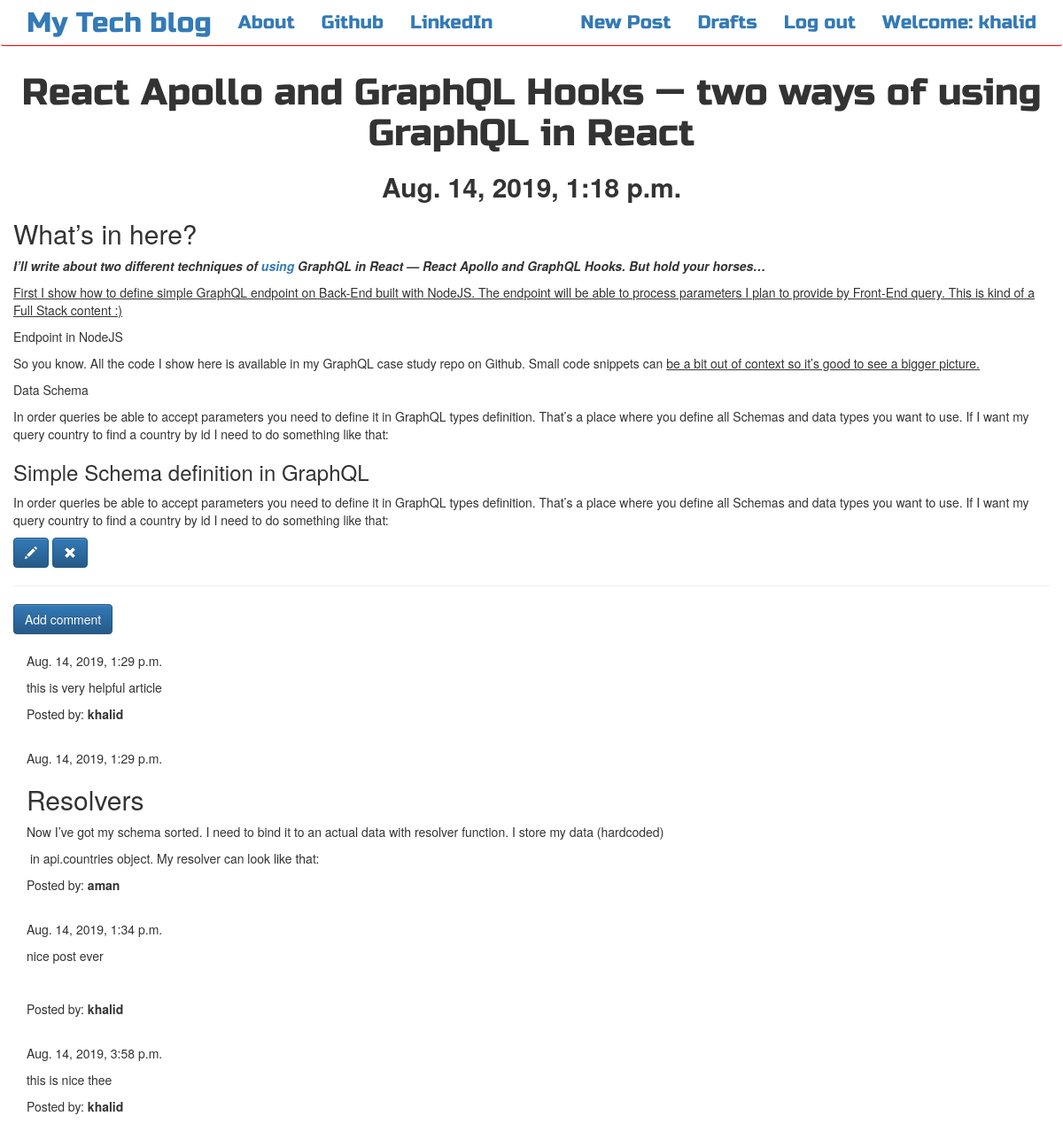
The app's page /post/10/ (signed in) with its own data.
### bloging/models.py (models this page shows, shortened)
class Post(models.Model):
    author = models.ForeignKey(User,on_delete=models.PROTECT)
    title = models.CharField(max_length=200)
    text = models.TextField()
    created_date = models.DateTimeField(default=timezone.now)
    published_date = models.DateTimeField(blank=True, null=True)

class Comment(models.Model):
    post = models.ForeignKey('bloging.Post', related_name='comments',on_delete=models.PROTECT)
    author = models.CharField(max_length=200)
    text = models.TextField()
    created_date = models.DateTimeField(default=timezone.now)
    approved_comment = models.BooleanField(default=False)

### bloging/views.py (the view)
# urls.py: url(r'^post/(?P<pk>\d+)/$',views.PostDetailView.as_view(),name='post_detail'),
class PostDetailView(DetailView):
    model=Post

### bloging/template/bloging/post_detail.html (shortened to what this page needs)
{% extends 'bloging/base.html' %}
{% block content %}
        <h1 class='posttitle loader'>{{ post.title }}</h1>
        {% if post.published_date %}
            <div class="date postdate">
                <h2><b>{{ post.published_date }}</b></h2>
            </div>
        {% else %}
            <a class="btn btn-default" href="{% url 'post_publish' pk=post.pk %}">Publish</a>
        {% endif %}
      <p class='postcontent' >{{ post.text|safe|linebreaksbr }}</p>
      {% if user.is_authenticated %}
          <a class="btn btn-primary" href="{% url 'edit_post' pk=post.pk %}"><span class="glyphicon glyphicon-pencil"></span></a>
          <a class="btn btn-primary" href="{% url 'delete_post' pk=post.pk %}"><span class="glyphicon glyphicon-remove"></span></a>
      {% endif %}
  <hr>
  <a class="btn btn-primary" href="{% url 'post_comment' pk=post.pk %}" >Add comment</a>
  <div class="container">
  {% for comment in post.comments.all %}
  <br>
      {% if user.is_authenticated or comment.approved_comment %}
              {{ comment.created_date }}
          <p>{{ comment.text|safe|linebreaks }}</p>
          <p>Posted by: <strong>{{ comment.author }}</strong></p>
      {% endif %}
  {% empty %}
      <p>No comments posted.</p>
  {% endfor %}
</div>
{% endblock %}

### bloging/template/bloging/base.html (shortened to what this page needs)
<!DOCTYPE html>
{% load staticfiles %}
<html>
    <head>
        <link rel="stylesheet" href="https://maxcdn.bootstrapcdn.com/bootstrap/3.3.7/css/bootstrap.min.css">
        <link rel="stylesheet" href="https://maxcdn.bootstrapcdn.com/bootstrap/3.3.7/css/bootstrap-theme.min.css">
        <link rel="stylesheet" href="//cdn.jsdelivr.net/medium-editor/latest/css/medium-editor.min.css" type="text/css" media="screen" charset="utf-8">
        <link rel="stylesheet" href="{% static 'css/blog.css' %}">
<body class='loader'>
  <nav class="navbar navbar-success techfont custom-navbar " style="border-bottom: 1px solid red;">
    <div class="container">
      <ul class="nav navbar-nav">
        <li><a class='navbar-brand bigbrand' href="{% url 'post_list' %}">My Tech blog</a></li>
        <li><a href="{% url 'about'%}">About</a></li>
        <li><a href="https://www.github.com/modkhalid">Github</a></li>
        <li><a href="https://www.linkedin.com/in/mod-khalid-982553170/">LinkedIn</a></li>
      </ul>
      <ul class="nav navbar-nav navbar-right">
        {% if user.is_authenticated %}
        <li>
          <a href="{% url 'create_post' %}" >New Post</a>
        </li>
        <li>
          <a href="{% url 'post_draft' %}">Drafts</a>
        </li>
        <li>
          <a href="{% url 'logout' %}" >Log out</a>
        </li>
        <li>
          <a >Welcome: {{ user.username }}</a>
        </li>
          {% else %}
          <li><a class='nav navbar-right' href="{% url 'login' %}" ><span class="glyphicon glyphicon-user"></span></a></li>
        {% endif %}
      </ul>
  </div>
</nav>
        <div class="content container">
            <div class="row">
                  <div class="blog_posts">
                    {% block content %}
                    {% endblock %}
                  </div>
            </div>
        </div>
</body>
</html>

### bloging/static/css/blog.css (style rules this page uses)
.techfont { font-family: 'Russo One', sans-serif; font-size: 1.5em; margin-bottom: 10px; }
.postdate { text-align: center; }
.posttitle { font-family: 'Russo One', sans-serif; font-size: 3em; text-align: center; }
.postcontent { font-family: 'Montserrat'; font-size: 1.5em; }
.bigbrand { font-size: 1.5em; }
.loader { filter:hue-rotate(0deg); color: linear-gradient(45deg,#0f8,#08f); animation:hue 5000ms infinite linear; }

### records on screen
Post: title "React Apollo and GraphQL Hooks — two ways of using GraphQL in React", published_date "Aug. 14, 2019, 1:18 p.m.", text "What’s in here? I’ll write about two different techniques of using GraphQL in React — React Apollo and GraphQL Hooks. But hold your horses… First I show how to define simple GraphQL endpoint on Back-End built with NodeJS. The endpoint will be able to process parameters I plan to provide by Front-End query. This is kind of a Full Stack content :) Endpoint in NodeJS So you know. All the code I show here is available in my GraphQL case study repo on Github. Small code snippets can be a bit out of context so it’s good to see a bigger picture. Data Schema In order queries be able to accept parameters you need to define it in GraphQL types definition. That’s a place where you define all Schemas…"
Comment: created_date "Aug. 14, 2019, 1:29 p.m.", text "this is very helpful article", author "khalid"
Comment: created_date "Aug. 14, 2019, 1:29 p.m.", text "Resolvers Now I’ve got my schema sorted. I need to bind it to an actual data with resolver function. I store my data (hardcoded) in api.countries object. My resolver can look like that:", author "aman"
Comment: created_date "Aug. 14, 2019, 1:34 p.m.", text "nice post ever", author "khalid"
Comment: created_date "Aug. 14, 2019, 3:58 p.m.", text "this is nice thee", author "khalid"

### other values on screen
{{ user.username }} "khalid"
